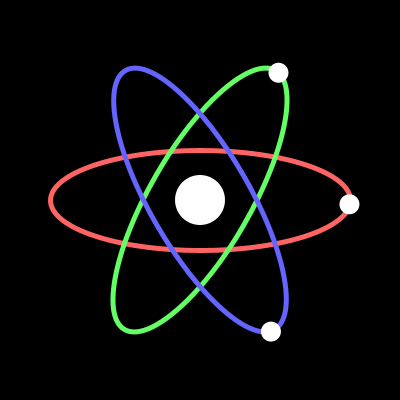
Frame 1 (no input)
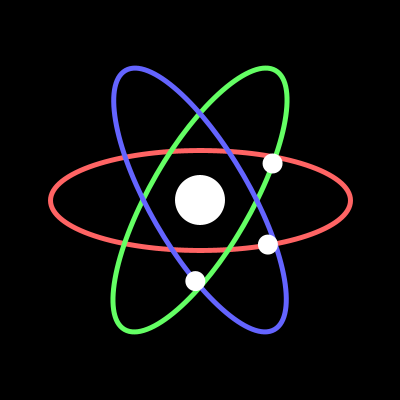
Frame 60 (the mouse pressed at the canvas centre just before this capture)
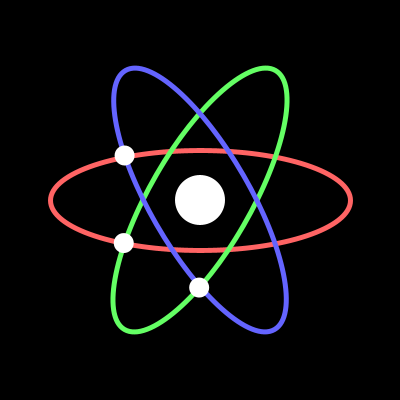
Frame 120 (the mouse held since frame 60 and released just before this capture)

The Processing sketch that drew these frames (run headless with seeded random() and noise(); from frame 60 on, the mouse is pressed at the canvas centre):

// Processing sketch: Atomic
// ── Atomic.pde
// Animate 3 electrons orbiting around a nucleus.
// Each electron should follow a path and match
// colors with its respective path.

// Don't use rotate()
// Use vectors and trigonometry

void setup(){
  size(400, 400);
}
void draw(){
  
  drawBackground();
  
  ///////////////// START YOUR CODE HERE:
  
  //variables
  /*float time = millis()/1000f;
  PVector coord = new PVector(cos(time) * 150f, sin(time) * 50f);//squashed/stretched circle
  
  //red
  pushMatrix();
  translate(200, 200);
  stroke(255, 100, 100);
  //circle squashed/stretched in variables above
  ellipse(coord.x, coord.y, 10, 10);
  popMatrix();
  
  
  
  //green: pi / 1.5
  pushMatrix();
  translate(200, 200);
  stroke(100, 255, 100);
  
  //r = sqrt(x^2 + y^2)  theta = arctan(y / x)
  float gr = sqrt(pow(coord.x, 2) + pow(coord.y, 2));
  //angle plus tilt
  float gt = atan2(coord.y, coord.x) + (PI / 1.5f);
  
  //polar -> cartesian
  ellipse(gr * cos(gt), gr * sin(gt), 10, 10);
  popMatrix();
  
  
  
  //blue: 2pi / 1.5
  pushMatrix();
  translate(200, 200);
  stroke(100, 100, 255);
  
  //r = sqrt(x^2 + y^2)  theta = arctan(y / x)
  float br = sqrt(pow(coord.x, 2) + pow(coord.y, 2));
  //angle plus tilt
  float bt = atan2(coord.y, coord.x) + (PI / .75f);
  
  //polar -> cartesian
  ellipse(br * cos(bt), br * sin(bt), 10, 10);
  popMatrix();
  
  */
  ///////////////// END YOUR CODE HERE
  
  
  //class code
  noStroke();
  fill(255);
  PVector red = FindOvalPos(0, 0);
  PVector green = FindOvalPos(60, 0);
  PVector blue = FindOvalPos(-60, 0);
  ellipse(red.x, red.y, 20, 20);
  ellipse(green.x, green.y, 20, 20);
  ellipse(blue.x, blue.y, 20, 20);
  
}
void drawBackground(){
  background(0);
  noStroke();
  fill(255);
  ellipse(200,200,50,50);
  noFill();
  strokeWeight(5);
  
  pushMatrix();
  translate(200,200);
  stroke(255,100,100);
  ellipse(0,0,300,100);
  popMatrix();
  
  pushMatrix();
  translate(200,200);
  rotate(PI/1.5);
  stroke(100,255,100);
  ellipse(0,0,300,100);
  popMatrix();
  
  pushMatrix();
  translate(200,200);
  rotate(2*PI/1.5);
  stroke(100,100,255);
  ellipse(0,0,300,100);
  popMatrix();
}

//class code function
PVector FindOvalPos(float rotateAmount, float timeOffset)
{
  float t = millis() / 1000.0;
  t += timeOffset;
  //path on oval
  float x = cos(t) * 150f;
  float y = sin(t) * 50f;
  //cartesian -> polar
  float angle = atan2(y, x);
  float mag = sqrt(pow(x, 2) + pow(y, 2));
  
  //rotate
  angle -= radians(rotateAmount);
  
  //polar -> cartesian
  x = mag * cos(angle);
  y = mag * sin(angle);
  
  //translate
  x += width/2;
  y += height/2;
  return new PVector(x, y);
}
